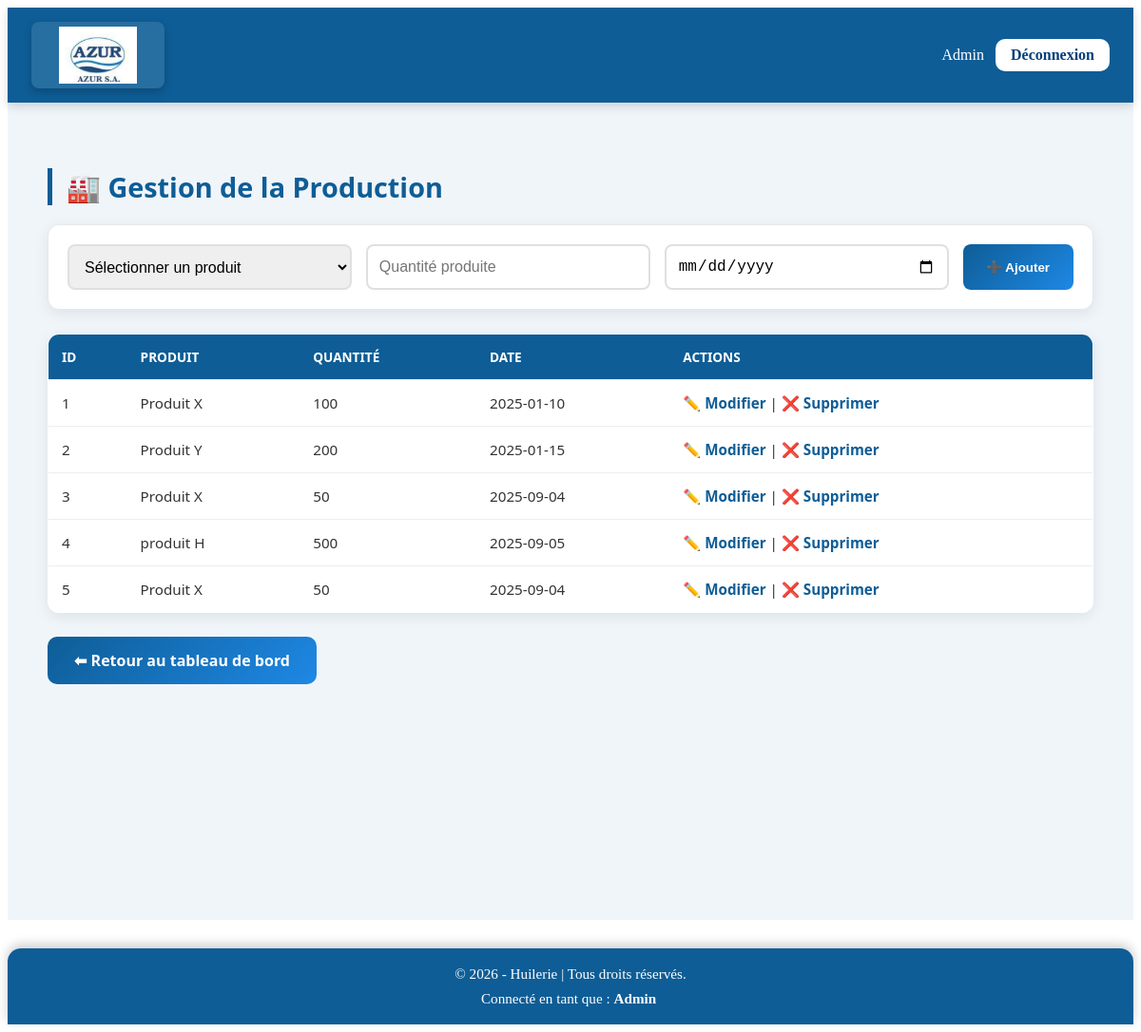
Page /public/production.php (signed in) on the committed database.
### tables this page shows
CREATE TABLE IF NOT EXISTS `production` (
  `id_production` int NOT NULL AUTO_INCREMENT,
  `id_produit` int DEFAULT NULL,
  `date_production` date DEFAULT NULL,
  `quantite_produite` int DEFAULT NULL,
  PRIMARY KEY (`id_production`),
  KEY `id_produit` (`id_produit`)
);

CREATE TABLE IF NOT EXISTS `produit` (
  `id_produit` int NOT NULL AUTO_INCREMENT,
  `nom` varchar(100) NOT NULL,
  `prix` decimal(10,2) NOT NULL,
  `id_fournisseur` int DEFAULT NULL,
  PRIMARY KEY (`id_produit`),
  KEY `id_fournisseur` (`id_fournisseur`)
);

### src/controllers/productioncontroller.php (called while the page is built, shortened)
<?php
require_once __DIR__ . "/../models/Production.php";
$productionModel = new Production();
function listerProductions() {
    global $productionModel;
    return $productionModel->lister();
}
$redirect = "dashboard.php";
$productions = listerProductions();
$productionEdit = isset($_GET['modifier']) ? trouverProductionParId($_GET['modifier']) : null;
include __DIR__ . "/../views/productions.php";

### public/production.php (called while the page is built)
<?php
require_once __DIR__ . "/../src/controllers/productioncontroller.php";
?>

### src/models/Production.php (called while the page is built, shortened)
<?php
require_once __DIR__ . "/../../config/db.php";
class Production {
    private $pdo;
    public function __construct() {
        global $pdo;
        $this->pdo = $pdo;
    }
    public function lister() {
        $sql = "SELECT pr.*, p.nom AS produit_nom
                FROM Production pr
                LEFT JOIN Produit p ON pr.id_produit = p.id_produit";
        return $this->pdo->query($sql)->fetchAll();
    }
}

### src/views/productions.php (the view, shortened to what this page needs)
<?php include __DIR__ . "/../../templates/header.php"; ?>
<main class="main-content">
<div class="container">
    <h1>🏭 Gestion de la Production</h1>
    <form method="post">
        <select name="id_produit" required>
            <option value="">Sélectionner un produit</option>
        </select>
        <input type="number" name="quantite" placeholder="Quantité produite" value="<?= $productionEdit['quantite_produite'] ?? '' ?>" required>
        <input type="date" name="date_production" value="<?= $productionEdit['date_production'] ?? '' ?>" required>
        <?php if ($productionEdit): ?>
            <button type="submit" name="modifier">✏️ Modifier</button>
            <a href="production.php">❌ Annuler</a>
        <?php else: ?>
            <button type="submit" name="ajouter">➕ Ajouter</button>
        <?php endif; ?>
    </form>
    <table>
        <thead>
            <tr>
                <th>ID</th>
                <th>Produit</th>
                <th>Quantité</th>
                <th>Date</th>
                <th>Actions</th>
            </tr>
        </thead>
        <tbody>
        <?php foreach($productions as $prod): ?>
            <tr>
                <td><?= $prod['id_production'] ?></td>
                <td><?= htmlspecialchars($prod['produit_nom'] ?? $prod['nom'] ?? 'N/A') ?></td>
                <td><?= htmlspecialchars($prod['quantite_produite']) ?></td>
                <td><?= htmlspecialchars($prod['date_production']) ?></td>
                <td>
                    <a href="?modifier=<?= $prod['id_production'] ?>">✏️ Modifier</a> |
                    <a href="?supprimer=<?= $prod['id_production'] ?>" onclick="return confirm('Supprimer cette production ?')">❌ Supprimer</a>
                </td>
            </tr>
        <?php endforeach; ?>
        </tbody>
    </table>
    <a href="<?= $redirect ?>" class="btn-dashboard">⬅ Retour au tableau de bord</a>
</div>
</main>
<?php include __DIR__ . "/../../templates/footer.php"; ?>

### src/views/productions.php (style rules this page uses)
.main-content { padding: 30px 20px; font-family: "Segoe UI", Arial, sans-serif; background: #f0f5fa; min-height: 100vh; }
.container { max-width: 1100px; margin: 0 auto; padding: 20px; }
h1 { font-size: 1.8rem; color: #0e5d96; margin-bottom: 20px; border-left: 5px solid #0e5d96; padding-left: 15px; }
form { display: flex; flex-wrap: wrap; gap: 15px; margin-bottom: 25px; background: #fff; padding: 20px; border-radius: 12px; box-shadow: 0 4px 15px rgba(0,0,0,0.08); border: 1px solid #e8e8e8; }
form input, form select { padding: 12px; border: 2px solid #e0e0e0; border-radius: 8px; flex: 1; min-width: 150px; font-size: 1rem; transition: all 0.3s; }
form button { padding: 12px 25px; background: linear-gradient(135deg, #0e5d96, #1e88e5); border: none; color: #fff; border-radius: 8px; cursor: pointer; transition: all 0.3s; font-weight: 600; }
table { width: 100%; border-collapse: collapse; background: #fff; border-radius: 12px; overflow: hidden; box-shadow: 0 4px 15px rgba(0,0,0,0.08); margin-bottom: 25px; border: 1px solid #e8e8e8; }
table th, table td { padding: 14px; text-align: left; border-bottom: 1px solid #eee; }
table th { background: #0e5d96; color: #fff; text-transform: uppercase; font-size: 0.85rem; font-weight: 600; }
table td { color: #333; font-size: 0.95rem; }
a { color: #0e5d96; text-decoration: none; font-weight: 600; }
.btn-dashboard { padding: 14px 28px; font-size: 1rem; border-radius: 10px; background: linear-gradient(135deg, #0e5d96, #1e88e5); color: #fff; text-decoration: none; font-weight: 600; transition: all 0.3s ease; display: inline-block; }

### rows in the picture
production: id_production "1", id_produit.nom "Produit X", quantite_produite "100", date_production "2025-01-10"
production: id_production "2", id_produit.nom "Produit Y", quantite_produite "200", date_production "2025-01-15"
production: id_production "3", id_produit.nom "Produit X", quantite_produite "50", date_production "2025-09-04"
production: id_production "4", id_produit.nom "produit H", quantite_produite "500", date_production "2025-09-05"
production: id_production "5", id_produit.nom "Produit X", quantite_produite "50", date_production "2025-09-04"

### other values in the picture
$_SESSION['user']['nom'] "Admin"
